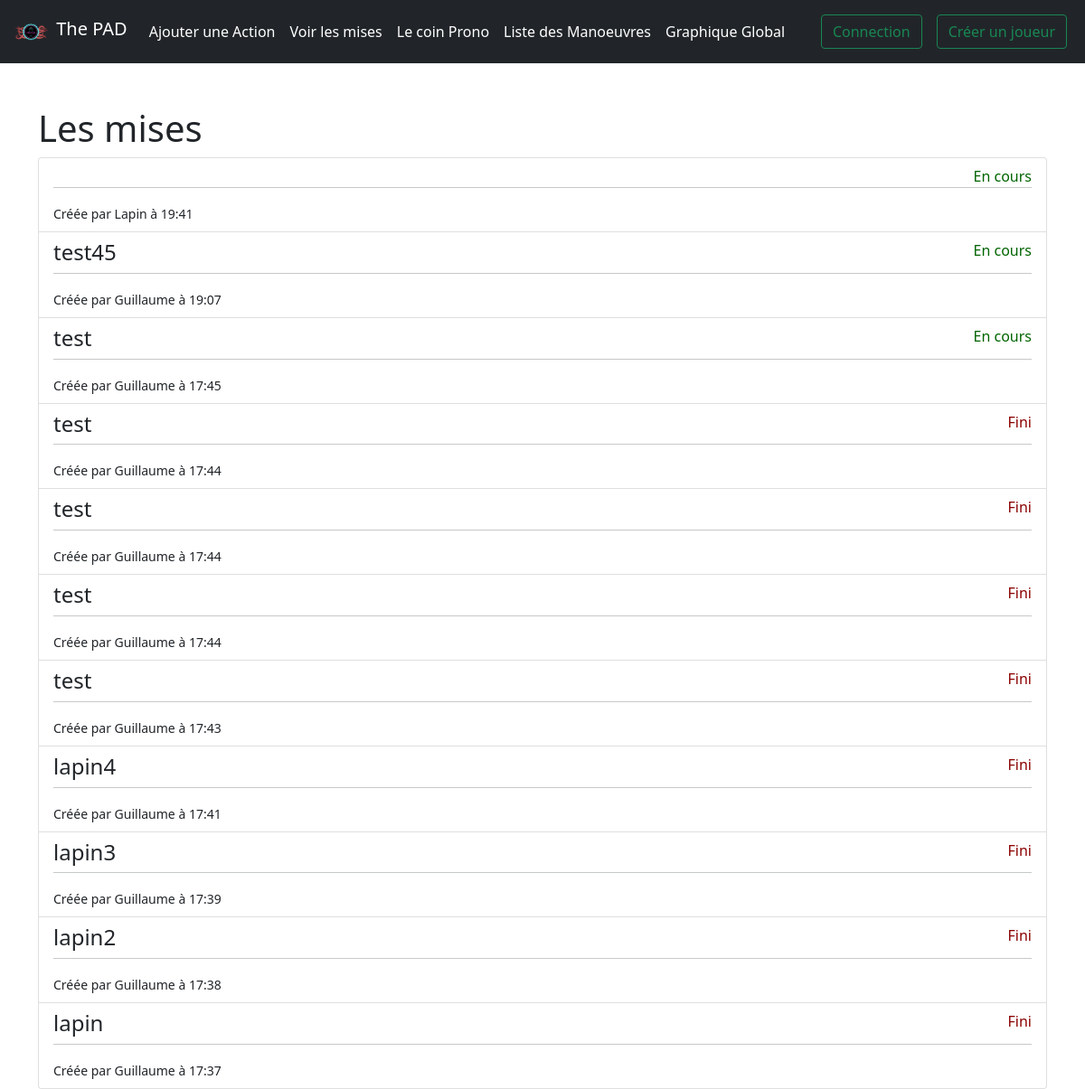
The app's page /mise, older data.
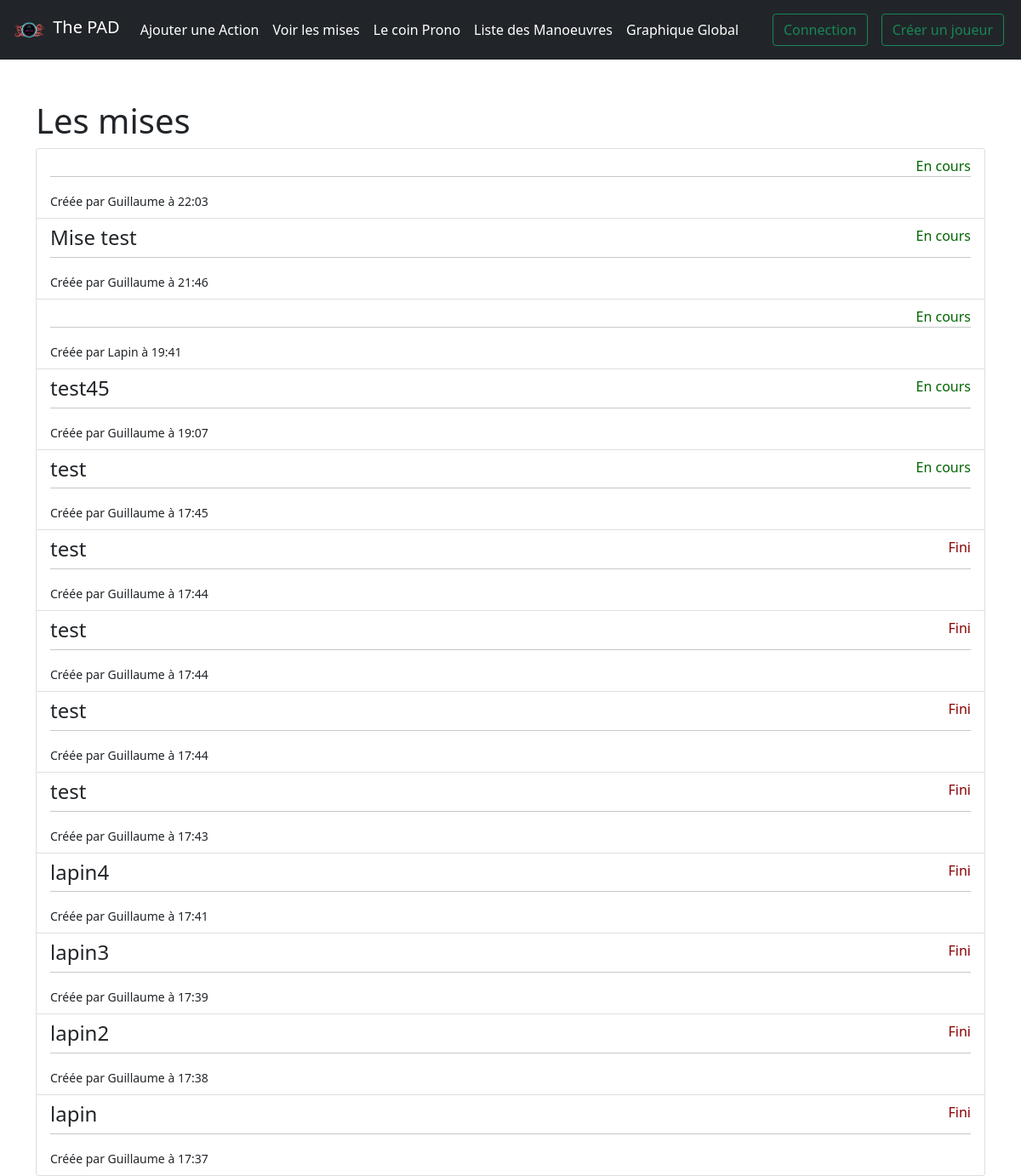
The same page, newer data.
### game/models.py (models this page shows, shortened)
class Mise(models.Model) :
    date_creation = models.DateTimeField('date', default=timezone.now)
    creator = models.ForeignKey(Player, on_delete=models.PROTECT)
    fini = models.BooleanField(default=False)
    nom = models.CharField(max_length=50)

class Player(models.Model):
    photo = models.ImageField(upload_to='photo_de_profile/', null=True, blank=True)
    description = models.CharField(max_length=50, null=True, blank=True)
    user = models.OneToOneField(User, on_delete=models.CASCADE)
    def __str__(self) :
        return self.user.username

### game/views.py (the view)
# urls.py: path('mise', views.mise, name="mise"),
def mise(request) :
    mise_list = Mise.objects.all().order_by("fini", "-date_creation",)
    if request.method == "POST":
        if request.user.is_authenticated :
            nom = request.POST["miseNom"]
            if nom == None or nom.isspace() :
                messages.error(request, (f"Nom non valide pour la mise"))
                return redirect('game:mise')
            else :
                creator = get_object_or_404(Player, pk=request.user.player.id)
                mise = Mise(creator=creator, nom=nom, fini=False)
                mise.save()
                messages.success(request, (f"La mise {nom} a bien été ajouté !"))
                return redirect('game:mise_detail', mise_id=mise.id)
    else :
        return render(request, 'game/mise.html', {'mise_list':mise_list})

### game/templates/game/mise.html (shortened to what this page needs)
{% extends 'game/base.html' %}
{% block content %}
<div class="d-inline-block">
  <h1>Les mises</h1>
</div>
<div class="list-group">
  {% for mise in mise_list %}
    <a href="{% url 'game:mise_detail' mise.id %}" class="list-group-item list-group-item-action" id="listIem{{mise.id}}">
      <h4 style="text-align:left;float:left;">{{ mise.nom }}</h4>
      {% if mise.fini %}
        <div style="text-align:right;float:right;color:darkred;"> Fini </div>
      {% else %}
        <div style="text-align:right;float:right;color:darkgreen"> En cours </div>
      {% endif %}
      <hr style="clear:both;"/>
      <small>Créée par {{ mise.creator }} à {{ mise.date_creation|date:"H:i" }}</small>
    </a>
  {% endfor %}
</div>
{% endblock %}

Row changes from the older to the newer data that the page shows:
added Mise: fini "En cours", creator "Guillaume", date_creation "22:03"
added Mise: nom "Mise test", fini "En cours", creator "Guillaume", date_creation "21:46"
